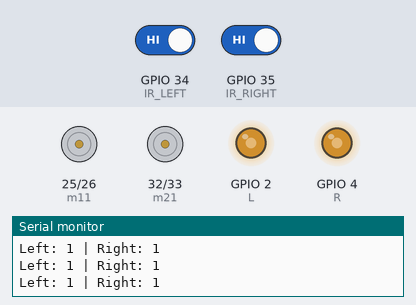
A sketch run on a simulated ESP32. Shown: motor-driver pin pairs drawn as motors (green arrow = first pin HIGH = forward, orange = second pin HIGH = backward, longer = more drive), output pins drawn as LEDs (lit = HIGH), the last lines printed to the serial monitor. The test bench sets the inputs (shaded band); at power-on: GPIO 34 (IR_LEFT) HIGH, GPIO 35 (IR_RIGHT) HIGH.

Above: at 1.2 s.
1.3 s: GPIO 34 (IR_LEFT) driven LOW
At 1.9 s:
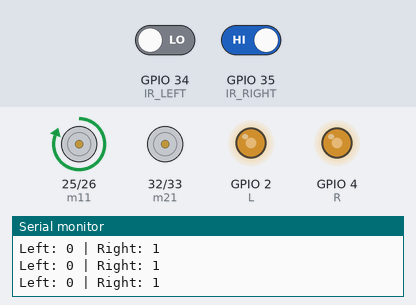
2.8 s: GPIO 35 (IR_RIGHT) driven LOW
At 3.2 s:
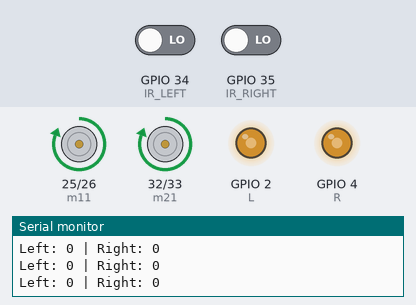
4.3 s: GPIO 34 (IR_LEFT) driven HIGH
At 5.5 s:
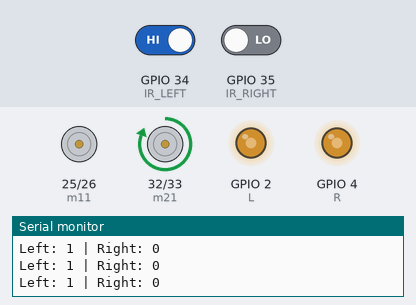
5.8 s: GPIO 35 (IR_RIGHT) driven HIGH
At 7.1 s:
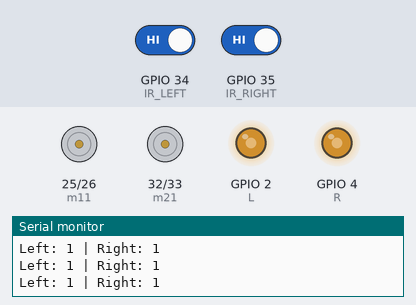
Timing chart, 0 to 8.3 s (numbered marks = the images above; inputs shaded):
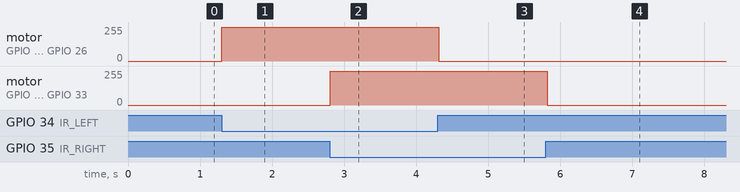

Measured:
- after the input at 1.3 s, motor on GPIO 25 (m11) / GPIO 26 (m12): stopped → forward 255/255 at once
- after the input at 2.8 s, motor on GPIO 32 (m21) / GPIO 33 (m22): stopped → forward 255/255 at once
- after the input at 4.3 s, motor on GPIO 25 (m11) / GPIO 26 (m12): forward 255/255 → stopped at once
- after the input at 5.8 s, motor on GPIO 32 (m21) / GPIO 33 (m22): forward 255/255 → stopped at once

The sketch:

Black_line_follower.ino
```cpp
#define m11 25
#define m12 26
#define m21 32
#define m22 33

#define L 2
#define R 4

#define IR_LEFT 34
#define IR_RIGHT 35

void setup() {
  Serial.begin(115200);

  pinMode(m11, OUTPUT);
  pinMode(m12, OUTPUT);
  pinMode(m21, OUTPUT);
  pinMode(m22, OUTPUT);

  pinMode(L, OUTPUT);
  pinMode(R, OUTPUT);

  pinMode(IR_LEFT, INPUT);
  pinMode(IR_RIGHT, INPUT);

  analogWrite(L, 150);
  analogWrite(R, 150);
}

// -------- MOTOR FUNCTIONS --------
void forward() {
  digitalWrite(m11,HIGH);
  digitalWrite(m12,LOW);
  digitalWrite(m21,HIGH);
  digitalWrite(m22,LOW);
}

void left() {
  digitalWrite(m11,HIGH);
  digitalWrite(m12,LOW);
  digitalWrite(m21,LOW);
  digitalWrite(m22,LOW);
}

void right() {
  digitalWrite(m11,LOW);
  digitalWrite(m12,LOW);
  digitalWrite(m21,HIGH);
  digitalWrite(m22,LOW);
}

void stopBot() {
  digitalWrite(m11,LOW);
  digitalWrite(m12,LOW);
  digitalWrite(m21,LOW);
  digitalWrite(m22,LOW);
}
// --------------------------------

void loop() {

  int leftSensor = digitalRead(IR_LEFT);
  int rightSensor = digitalRead(IR_RIGHT);

  Serial.print("Left: ");
  Serial.print(leftSensor);
  Serial.print(" | Right: ");
  Serial.println(rightSensor);

  // 🧠 Line Following Logic
  if(leftSensor == LOW && rightSensor == LOW) {
    forward();   // on track
  }
  else if(leftSensor == LOW && rightSensor == HIGH) {
    left();      // adjust left
  }
  else if(rightSensor == LOW && leftSensor == HIGH) {
    right();     // adjust right
  }
  else {
    stopBot();   // both on line
  }

  delay(50);
}
```
